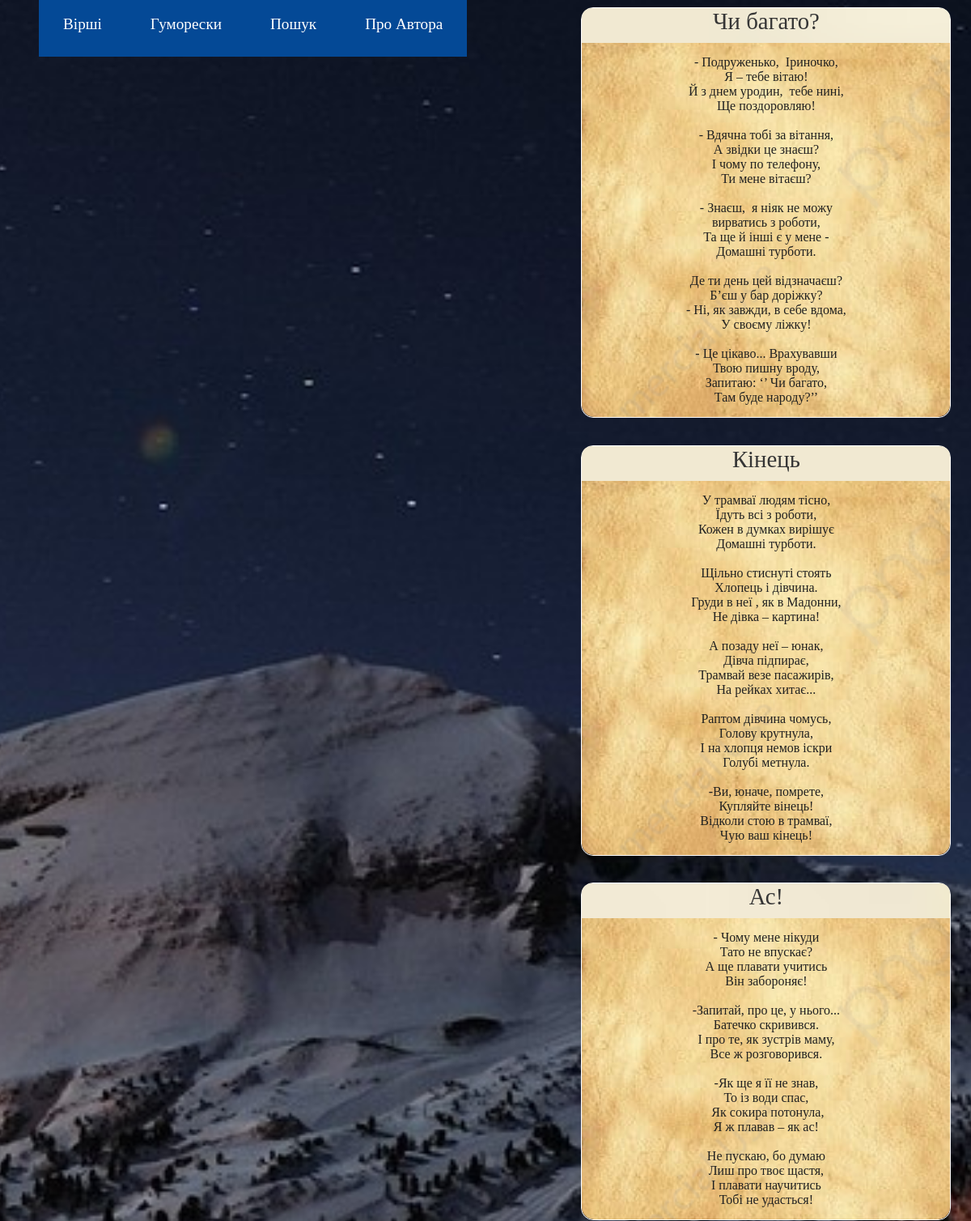
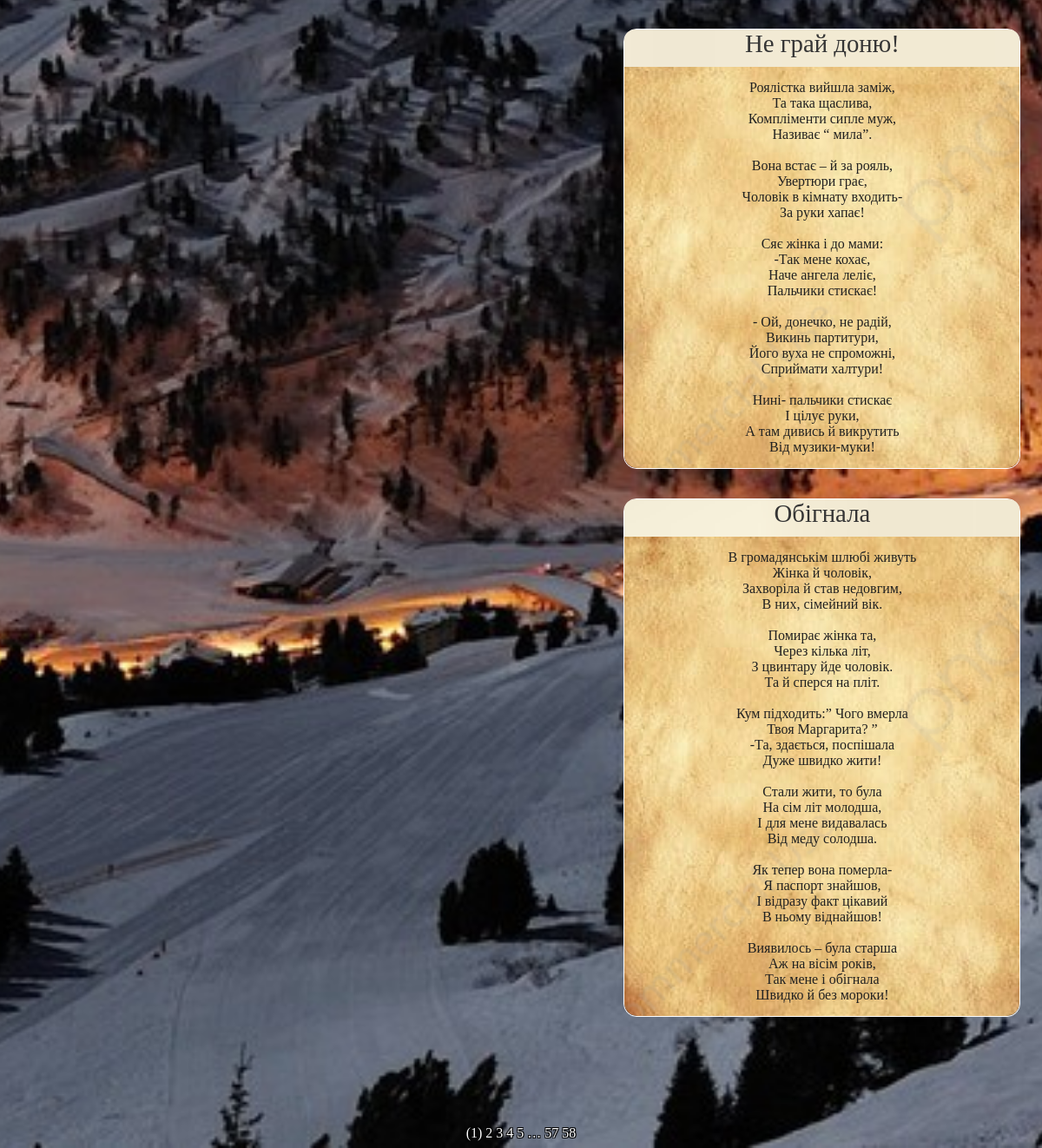
The app's page /humoresques/1 with its own data (2 pictures, top to bottom).
### app/models.py (models this page shows)
class Humoresque(db.Model):
    id = db.Column(db.Integer, primary_key=True)
    title = db.Column(db.String(20), unique=True)
    text = db.Column(db.String(1028), unique=True)

### app/routes.py (the view)
@app.route('/humoresques/<int:hum_page_num>')
def humoresques(hum_page_num):
    humoresques = Humoresque.query.paginate(per_page=5, page=hum_page_num, error_out=True)
    return render_template('humoresques.html', title='Гуморески',  humoresques=humoresques)

### app/templates/humoresques.html
{% extends "base.html" %}
{% block app_content %}
    {% for humoresque in humoresques.items %}
        {% include "_humoresque.html" %}
    {% endfor %}
    <div class="pagination-links">
    {% for page in humoresques.iter_pages() %}
        {% if page %}
            {% if page != humoresques.page %}
                <a href="{{ url_for('humoresques', hum_page_num=page) }}">{{ page }}</a>
            {% else %}
                <span style="color: white;">({{ page }})</span>
            {% endif %}
        {% else %}
            <span class=ellipsis style="color: white;">…</span>
        {% endif %}
    {% endfor %}
    </div>
{% endblock %}

### app/templates/base.html (shortened to what this page needs)
<html>
    <head>
        <link rel="stylesheet" href="{{ url_for('static', filename='styles.css') }}"/>
    </head>
    <body>
        <div id="navbar-container">
            <div id="navbar">
                <div class="link-div">
                    <nav>
                        <ul class="nav-links">
                            <li><a href="{{ url_for('poems', page_num=1) }}">Вірші</a></li>
                            <li><a href="{{ url_for('humoresques', hum_page_num=1) }}">Гуморески</a></li>
                            <li><a href="{{ url_for('search') }}">Пошук</a></li>
                            <li><a href="{{ url_for('about') }}">Про Автора</a></li>
                        </ul>
                    </nav>
                </div>
            </div>
        </div>
        <div id="page_container">
            {% block content %}
            <div class="container-fluid" style="margin-top: 100px;">
                {% block app_content %}{% endblock %}
            </div>
            {% endblock %}
        </div>
    </body>
</html>

### app/templates/_humoresque.html
{% extends "base.html" %}
{% block app_content %}
    <div id="poem-container">
        <div id="title">{{humoresque.title}}</div>
        <pre><div id="text">{{humoresque.text}}</div></pre>
    </div>
{% endblock %}

### app/static/styles.css (style rules this page uses)
#poem-container { width: 455px; border: 1px solid white; color: white; margin-left: 60%; margin-top: -5.7rem; margin-bottom: 125px; border-radius: 15px; }
#title { width: 100%; height: 40px; background: url('/static/title_bg.jpg') no-repeat center center fixed; -webkit-background-size: cover; -moz-background-size: cover; -o-background-size: cover; background-size: cover; font-family: 'Lobster Two', cursive; font-size: 1.8rem; color: #353535; text-align: center; padding-bottom: 5px; border-radius: 12px 12px 0 0; }
#text { background: url('/static/poem_bg.jpg') no-repeat center center; width: 455px; -webkit-background-size: cover; -moz-background-size: cover; -o-background-size: cover; background-size: cover; font-family: 'Lobster Two', cursive ; font-size: 1rem; color: #212121; text-align: center; margin-top: -15px; margin-bottom: -13px; padding-top: 15px; padding-bottom: 15px; border-radius:0 0 15px 15px; }
#navbar-container { position: absolute; top: 0; height: 100px; width: 50%; }
#navbar { position: fixed; display: flex; justify-content: space-between; align-items: center; font-size: 1.2rem; margin-bottom: 100px; margin-right: -500px; }
a { text-decoration: none; color: white; }
body { background: url('/static/night-mnt.jpg') no-repeat center center fixed; -webkit-background-size: cover; -moz-background-size: cover; -o-background-size: cover; background-size: cover; font-family: 'Lobster Two', cursive; }
.nav-links { display: flex; list-style: none; }
.nav-links a { padding: 30px; margin-right: 0px; background: rgb(4, 73, 150); transition: 0.3s ease-out; }
.pagination-links { text-align: center; text-shadow: -1px -1px 0 #000, 1px -1px 0 #000, -1px 1px 0 #000, 1px 1px 0 #000; float: bottom 0; }

### records on screen
Humoresque: title "Чи багато?", text "- Подруженько, Іриночко, Я – тебе вітаю! Й з днем уродин, тебе нині, Ще поздоровляю! - Вдячна тобі за вітання, А звідки це знаєш? І чому по телефону, Ти мене вітаєш? - Знаєш, я ніяк не можу вирватись з роботи, Та ще й інші є у мене - Домашні турботи. Де ти день цей відзначаєш? Б’єш у бар доріжку? - Ні, як завжди, в себе вдома, У своєму ліжку! - Це цікаво... Врахувавши Твою пишну вроду, Запитаю: ‘’ Чи багато, Там буде народу?’’"
Humoresque: title "Кінець", text "У трамваї людям тісно, Їдуть всі з роботи, Кожен в думках вирішує Домашні турботи. Щільно стиснуті стоять Хлопець і дівчина. Груди в неї , як в Мадонни, Не дівка – картина! А позаду неї – юнак, Дівча підпирає, Трамвай везе пасажирів, На рейках хитає... Раптом дівчина чомусь, Голову крутнула, І на хлопця немов іскри Голубі метнула. -Ви, юначе, помрете, Купляйте вінець! Відколи стою в трамваї, Чую ваш кінець!"
Humoresque: title "Ас!", text "- Чому мене нікуди Тато не впускає? А ще плавати учитись Він забороняє! -Запитай, про це, у нього... Батечко скривився. І про те, як зустрів маму, Все ж розговорився. -Як ще я її не знав, То із води спас, Як сокира потонула, Я ж плавав – як ас! Не пускаю, бо думаю Лиш про твоє щастя, І плавати научитись Тобі не удасться!"
Humoresque: title "Не грай доню!", text "Роялістка вийшла заміж, Та така щаслива, Компліменти сипле муж, Називає “ мила”. Вона встає – й за рояль, Увертюри грає, Чоловік в кімнату входить- За руки хапає! Сяє жінка і до мами: -Так мене кохає, Наче ангела леліє, Пальчики стискає! - Ой, донечко, не радій, Викинь партитури, Його вуха не спроможні, Сприймати халтури! Нині- пальчики стискає І цілує руки, А там дивись й викрутить Від музики-муки!"
Humoresque: title "Обігнала", text "В громадянськім шлюбі живуть Жінка й чоловік, Захворіла й став недовгим, В них, сімейний вік. Помирає жінка та, Через кілька літ, З цвинтару йде чоловік. Та й сперся на пліт. Кум підходить:” Чого вмерла Твоя Маргарита? ” -Та, здається, поспішала Дуже швидко жити! Стали жити, то була На сім літ молодша, І для мене видавалась Від меду солодша. Як тепер вона померла- Я паспорт знайшов, І відразу факт цікавий В ньому віднайшов! Виявилось – була старша Аж на вісім років, Так мене і обігнала Швидко й без мороки!"

### other values on screen
{{ page }} "1"
{{ page }} "2" "3" "4" "5" "57" "58"
